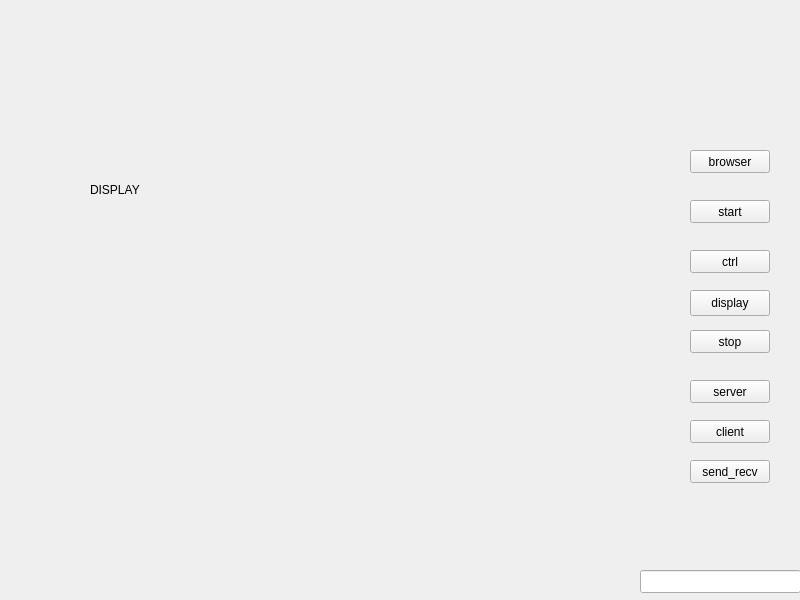
<?xml version="1.0" encoding="UTF-8"?>
<ui version="4.0">
 <class>Widget</class>
 <widget class="QWidget" name="Widget">
  <property name="geometry">
   <rect>
    <x>0</x>
    <y>0</y>
    <width>800</width>
    <height>600</height>
   </rect>
  </property>
  <property name="windowTitle">
   <string>Widget</string>
  </property>
  <widget class="QPushButton" name="btn_start">
   <property name="geometry">
    <rect>
     <x>690</x>
     <y>200</y>
     <width>80</width>
     <height>23</height>
    </rect>
   </property>
   <property name="text">
    <string>start</string>
   </property>
  </widget>
  <widget class="QPushButton" name="btn_stop">
   <property name="geometry">
    <rect>
     <x>690</x>
     <y>330</y>
     <width>80</width>
     <height>23</height>
    </rect>
   </property>
   <property name="text">
    <string>stop</string>
   </property>
  </widget>
  <widget class="QPushButton" name="btn_ctrl">
   <property name="geometry">
    <rect>
     <x>690</x>
     <y>250</y>
     <width>80</width>
     <height>23</height>
    </rect>
   </property>
   <property name="text">
    <string>ctrl</string>
   </property>
  </widget>
  <widget class="QPushButton" name="btn_browser">
   <property name="geometry">
    <rect>
     <x>690</x>
     <y>150</y>
     <width>80</width>
     <height>23</height>
    </rect>
   </property>
   <property name="text">
    <string>browser</string>
   </property>
  </widget>
  <widget class="QLabel" name="lab_display">
   <property name="geometry">
    <rect>
     <x>90</x>
     <y>70</y>
     <width>360</width>
     <height>240</height>
    </rect>
   </property>
   <property name="text">
    <string>DISPLAY</string>
   </property>
  </widget>
  <widget class="QPushButton" name="btn_display">
   <property name="geometry">
    <rect>
     <x>690</x>
     <y>290</y>
     <width>80</width>
     <height>26</height>
    </rect>
   </property>
   <property name="text">
    <string>display</string>
   </property>
  </widget>
  <widget class="QPushButton" name="btn_server">
   <property name="geometry">
    <rect>
     <x>690</x>
     <y>380</y>
     <width>80</width>
     <height>23</height>
    </rect>
   </property>
   <property name="text">
    <string>server</string>
   </property>
  </widget>
  <widget class="QPushButton" name="btn_clinet">
   <property name="geometry">
    <rect>
     <x>690</x>
     <y>420</y>
     <width>80</width>
     <height>23</height>
    </rect>
   </property>
   <property name="text">
    <string>client</string>
   </property>
  </widget>
  <widget class="QPushButton" name="btn_snd_rcv">
   <property name="geometry">
    <rect>
     <x>690</x>
     <y>460</y>
     <width>80</width>
     <height>23</height>
    </rect>
   </property>
   <property name="text">
    <string>send_recv</string>
   </property>
  </widget>
  <widget class="QLineEdit" name="lin_input">
   <property name="geometry">
    <rect>
     <x>640</x>
     <y>570</y>
     <width>161</width>
     <height>23</height>
    </rect>
   </property>
  </widget>
 </widget>
 <resources/>
 <connections/>
</ui>
